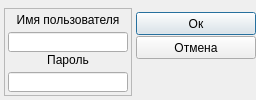
<?xml version="1.0" encoding="UTF-8"?>
<ui version="4.0">
 <class>TLoginDlg</class>
 <widget class="QDialog" name="TLoginDlg">
  <property name="geometry">
   <rect>
    <x>0</x>
    <y>0</y>
    <width>256</width>
    <height>100</height>
   </rect>
  </property>
  <property name="minimumSize">
   <size>
    <width>256</width>
    <height>100</height>
   </size>
  </property>
  <property name="maximumSize">
   <size>
    <width>256</width>
    <height>100</height>
   </size>
  </property>
  <property name="windowTitle">
   <string>Авторизация</string>
  </property>
  <property name="windowIcon">
   <iconset>
    <normaloff>../res/request.ico</normaloff>../res/request.ico</iconset>
  </property>
  <widget class="QPushButton" name="cancelBtn">
   <property name="geometry">
    <rect>
     <x>136</x>
     <y>36</y>
     <width>120</width>
     <height>23</height>
    </rect>
   </property>
   <property name="text">
    <string>Отмена</string>
   </property>
   <property name="icon">
    <iconset>
     <normaloff>../res/cancel.png</normaloff>../res/cancel.png</iconset>
   </property>
  </widget>
  <widget class="QPushButton" name="okBtn">
   <property name="geometry">
    <rect>
     <x>136</x>
     <y>12</y>
     <width>120</width>
     <height>23</height>
    </rect>
   </property>
   <property name="text">
    <string>Ок</string>
   </property>
   <property name="icon">
    <iconset>
     <normaloff>../res/ok.png</normaloff>../res/ok.png</iconset>
   </property>
   <property name="default">
    <bool>true</bool>
   </property>
  </widget>
  <widget class="QFrame" name="frame">
   <property name="geometry">
    <rect>
     <x>4</x>
     <y>8</y>
     <width>128</width>
     <height>88</height>
    </rect>
   </property>
   <property name="frameShape">
    <enum>QFrame::StyledPanel</enum>
   </property>
   <property name="frameShadow">
    <enum>QFrame::Sunken</enum>
   </property>
   <widget class="QLabel" name="label_11">
    <property name="geometry">
     <rect>
      <x>4</x>
      <y>4</y>
      <width>120</width>
      <height>16</height>
     </rect>
    </property>
    <property name="frameShape">
     <enum>QFrame::NoFrame</enum>
    </property>
    <property name="text">
     <string>Имя пользователя</string>
    </property>
    <property name="alignment">
     <set>Qt::AlignCenter</set>
    </property>
   </widget>
   <widget class="QLineEdit" name="userEdit">
    <property name="geometry">
     <rect>
      <x>4</x>
      <y>24</y>
      <width>120</width>
      <height>20</height>
     </rect>
    </property>
   </widget>
   <widget class="QLabel" name="label">
    <property name="geometry">
     <rect>
      <x>4</x>
      <y>44</y>
      <width>120</width>
      <height>16</height>
     </rect>
    </property>
    <property name="frameShape">
     <enum>QFrame::NoFrame</enum>
    </property>
    <property name="text">
     <string>Пароль</string>
    </property>
    <property name="alignment">
     <set>Qt::AlignCenter</set>
    </property>
   </widget>
   <widget class="QLineEdit" name="passwordEdit">
    <property name="geometry">
     <rect>
      <x>4</x>
      <y>64</y>
      <width>120</width>
      <height>20</height>
     </rect>
    </property>
    <property name="echoMode">
     <enum>QLineEdit::Password</enum>
    </property>
   </widget>
  </widget>
 </widget>
 <tabstops>
  <tabstop>userEdit</tabstop>
  <tabstop>passwordEdit</tabstop>
  <tabstop>okBtn</tabstop>
  <tabstop>cancelBtn</tabstop>
 </tabstops>
 <resources>
  <include location="../res/request.qrc"/>
 </resources>
 <connections/>
</ui>
